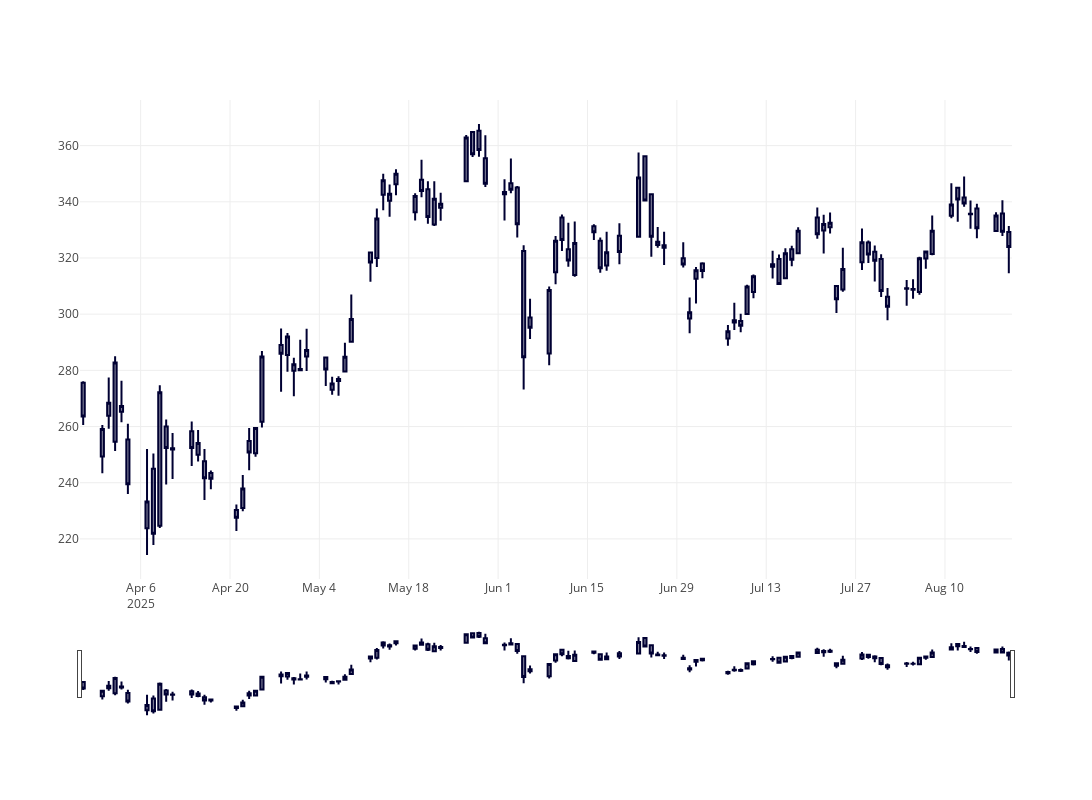

Source (notebook cell):
### Code cell
fig3 = client.plot_chart(data=df_tsla)
fig3.show()
